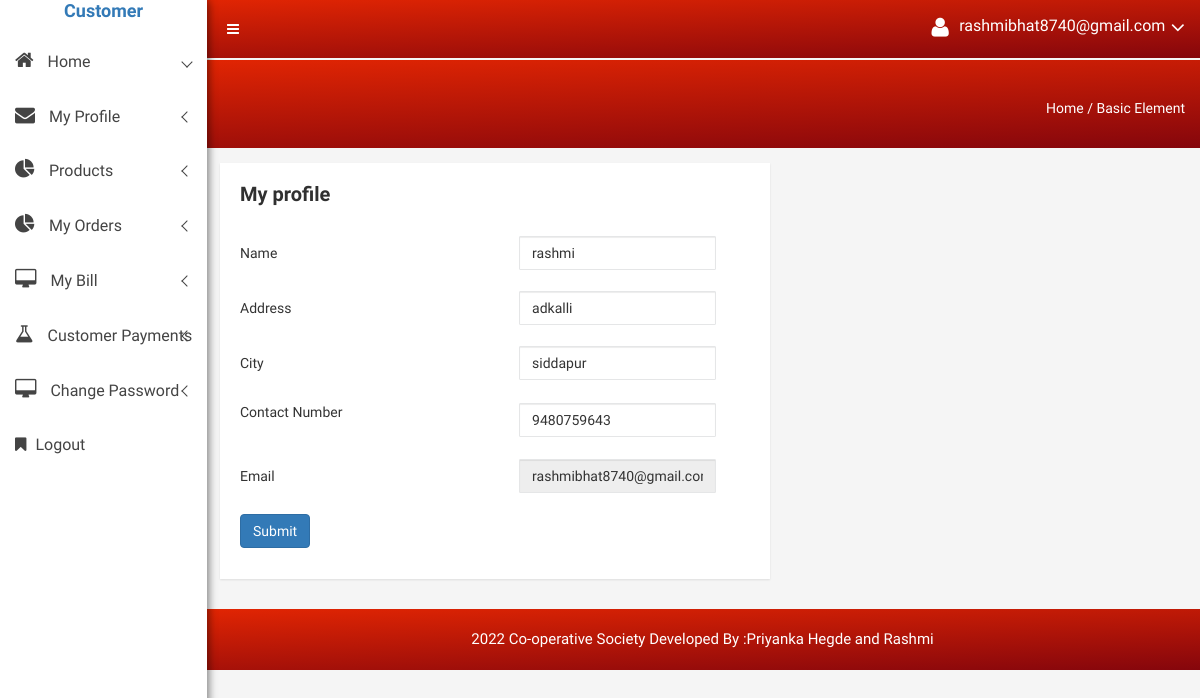
Screenshot of /customer/customer_details_edit.php (signed in) with the database file from the repository.
### tables this page shows
CREATE TABLE `customer_details` (
  `customer_id` int(90) NOT NULL,
  `customer_name` varchar(100) NOT NULL,
  `customer_address` varchar(200) NOT NULL,
  `customer_city` varchar(250) NOT NULL,
  `contact_number` varchar(12) NOT NULL,
  `email` varchar(110) NOT NULL
);

### customer/customer_details_edit.php (the view, shortened to what this page needs)
<!doctype html>
<html class="no-js" lang="en">
<head>
<?php include('meta_tag.php'); ?>
  <?php include('sidebar.php'); ?>
</head>
<body>
            <div class="breadcome-area">
                <div class="container-fluid">
                    <div class="row">
                        <div class="col-lg-12 col-md-12 col-sm-12 col-xs-12">
                            <div class="breadcome-list single-page-breadcome">
                                <div class="row">
                                    <div class="col-lg-6 col-md-6 col-sm-6 col-xs-6">
                                    </div>
                                    <div class="col-lg-6 col-md-6 col-sm-6 col-xs-6">
                                        <ul class="breadcome-menu">
                                            <li><a href="#">Home</a> <span class="bread-slash">/</span>
                                            </li>
                                            <li><span class="bread-blod">Basic Element</span>
                                            </li>
                                        </ul>
                                    </div>
                                </div>
                            </div>
                        </div>
                    </div>
                </div>
            </div>
        <div class="basic-form-area mg-tb-15">
            <div class="container-fluid">
                <div class="row">
                    <div class="col-lg-7 col-md-7 col-sm-7 col-xs-12">
                        <div class="sparkline8-list mt-b-30">
                            <div class="sparkline8-hd">
                                <div class="main-sparkline8-hd">
                                    <h1>My profile</h1>
                                </div>
                            </div>
                                    <div class="row">
                                        <div class="col-lg-6 col-md-6 col-sm-6 col-xs-12">
                                            <div class="basic-login-inner">
<?php
include('database.php');
  $uname=$_SESSION['uname'];
$sql="select * from customer_details where email='$uname'";
$res=mysqli_query($conn,$sql);
$row=mysqli_fetch_array($res);
?>
<form name="formID" ID="formID" method="post" action="customer_details_update.php">
  <table width="476" height="334" border="0">
    <tr>
      <td width="197">Name </td>
      <td width="139"><input name="cn" type="text" id="cn" value="<?php echo $row['customer_name'];?>" class="form-control validate[required,custom[onlyLetter]]" >      </td>
    </tr>
    <tr>
      <td>Address </td>
      <td><input name="ca" type="text" id="ca" value="<?php echo $row['customer_address'];?>" class="form-control validate[required]"></td>
    </tr>
    <tr>
      <td>City </td>
      <td><input name="cc" type="text" id="cc" value="<?php echo $row['customer_city'];?>" class="form-control validate[required,custom[onlyLetter]]"></td>
    </tr>
    <tr>
      <td><p>Contact Number</p>
      </td>
      <td><input name="cnor" type="text" id="cnor" value="<?php echo $row['contact_number'];?>" class="form-control validate[required,custom[mobile]]"></td>
    </tr>
    <tr>
      <td>Email</td>
      <td><input name="em" type="text" id="em"  readonly=" "value="<?php echo $row['email'];?>" class="form-control validate[required,custom[email]]"></td>
    </tr>
    <tr>
      <td colspan="2"><input type="submit" name="Submit" value="Submit" class="btn btn-primary">
      </tr>
  </table>
</form>
</div>
                                        </div>
                                    </div>
                                </div>
                            </div>
                        </div>
                    </div>
        <?php include('footer.php'); ?>
		<?php include('val.php');?>

### customer/css/main.css (style rules this page uses)
html { color: #222; font-size: 1em; line-height: 1.4; }

### customer/style.css (style rules this page uses)
html, body { height: 100%; font-family: 'Play', sans-serif;font-weight:400;background:#f5f5f5; }
p { margin:0 0 15px; }
h1, h2, h3, h4, h5, h6 { margin: 0 0 10px; font-weight:700; }
ul { list-style: outside none none; margin: 0; padding: 0 }
.mg-tb-15 { margin:15px 0px; }
.mt-b-30 { margin-bottom:30px; }
.breadcome-list { padding-top:30px; padding-bottom:100px; }
.form-control { background-color: #FFFFFF; background-image: none; border: 1px solid #e5e6e7; border-radius: 1px; color: inherit; display: block; padding: 6px 12px; transition: border-color 0.15s ease-in-out 0s, box-shadow 0.15s ease-in-out 0s; width: 100%; }
ul.breadcome-menu { padding-top: 8px; }
ul.breadcome-menu { text-align: right; }
ul.breadcome-menu li { font-size: 14px; display: inline-block; color:#fff; }
ul.breadcome-menu li a { color:#fff; }
.product-sales-chart, .analytics-info-cs, .tranffic-als-inner, .analytics-rounded, .single-new-trend, .personal-info-wrap, .author-widgets-single, .calender-inner, .product-status-wrap, .review-tab-pro-inner, .income-dashone-total, .analytics-adminpro-wrap, .analytics-sparkle-line, .analysis-progrebar, .sparkline8-list, .sparkline9-list, .sparkline7-list, .sparkline10-list, .sparkline12-list, .sparkline13-list, .sparkline14-list, .sparkline13-list, .sparkline11-list, .x-editable-list, .code-editor-single, .blog-details-inner, .charts-single-pro, .about-sparkline, .sparkline-list, .button-ad-wrap, .tab-content-details, .sparkline16-list, .sparkline15-list, .tinymce-single { padding:20px; background:#fff; -webkit-box-shadow: 0px 1px 2px 0px rgba(0, 0, 0, 0.1); box-shadow: 0px 1px 2px 0px rgba(0, 0, 0, 0.1); }
.breadcome-list.single-page-breadcome { padding-top: 30px; padding-bottom: 30px; }
.main-sparkline8-hd h1, .main-sparkline9-hd h1, .main-spark7-hd h1, .main-sparkline10-hd h1, .main-sparkline11-hd h1, .main-sparkline12-hd h1, .main-sparkline13-hd h1, .main-sparkline14-hd h1 { font-size:20px; color:#303030; }

### rows the page displays
customer_details: cn "rashmi", ca "adkalli", cc "siddapur", cnor "9480759643"

### other values shown
$_SESSION['uname'] "rashmibhat8740@gmail.com"
